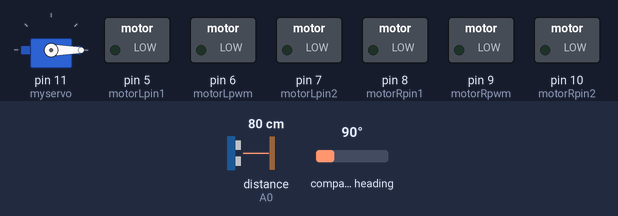
The sketch below on a simulated Arduino Uno, built with avr-gcc and run on an emulated ATmega328P. Parts: servo, switched loads named in the sketch (green lamp = pin HIGH). Wiring (inferred from the names in the program): HMC5883L compass at I2C address 0x1E. Inputs (shaded band) come from the test bench; at power-on: distance to the obstacle (sensor on A0) 80 cm, compass heading 90°. The echo pulse lasts 58.3 µs per cm; what the sketch prints to the serial monitor is not drawn.

Above: at 0.1 s.
At 1.8 s:
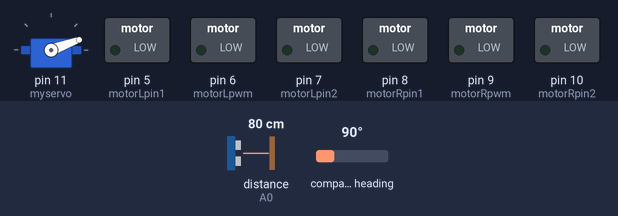
At 4.3 s:
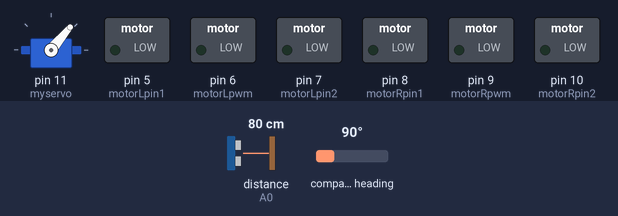
At 8.6 s:
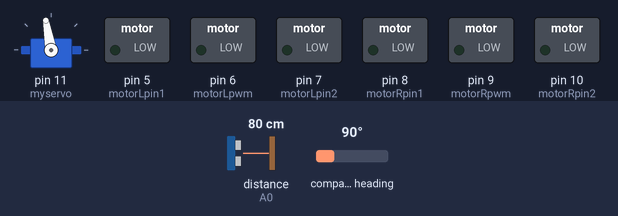
At 12.9 s:
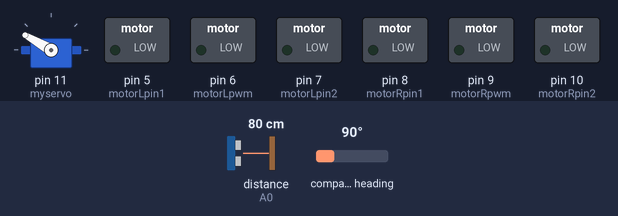
At 16.6 s:
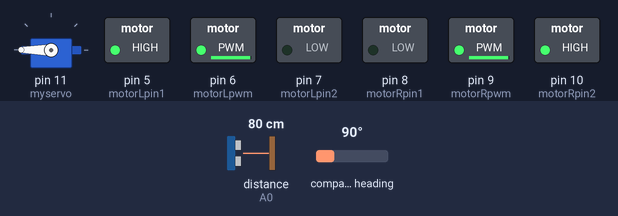
Timing chart, 0 to 18.1 s (numbered marks = the images above):
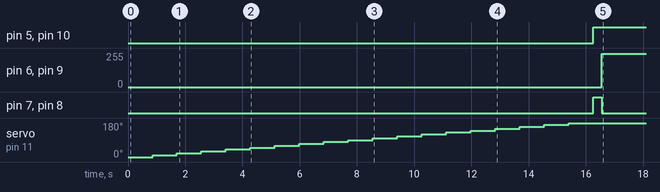

The sketch:

Part_B.ino
```cpp
#include <NewPing.h>
#include <Servo.h>
Servo myservo;
int pos = 0;
int Distance=0;
int Angle=0;

#define TRIGGER_PIN  A1
#define ECHO_PIN     A0
#define MAX_DISTANCE 200
NewPing sonar(TRIGGER_PIN, ECHO_PIN, MAX_DISTANCE);

int motorLpin1=5;
int motorLpin2=7;
int motorRpin1=8;
int motorRpin2=10;
int motorLpwm=6;
int motorRpwm=9;
int motorSpeed=250;

const int hmc5883Address = 0x1E; //0011110b, I2C 7bit address for compass
const byte hmc5883ModeRegister = 0x02;
const byte hmcContinuousMode = 0x00;
const byte hmcDataOutputXMSBAddress = 0x03;

int x,y,z; //triple axis data from HMC5883L.
#include "I2Cdev.h"
#include "Wire.h"
#include "MPU6050.h"
MPU6050 accelgyro;
int currentReading, lastReading;
int readCompass();

int initialorient , currentorient, alreadyroatated, angleorient;

void setup() {

  myservo.attach(11);// attaches the servo on pin 9 to the servo object
  Serial.begin(9600);

  Serial.begin(9600);
   pinMode(motorLpin1,OUTPUT);
  pinMode(motorLpin2,OUTPUT);
  pinMode(motorRpin1,OUTPUT);
  pinMode(motorRpin2,OUTPUT);
  pinMode(motorLpwm,OUTPUT);
  pinMode(motorRpwm,OUTPUT);

  Wire.begin();
  accelgyro.initialize();
  accelgyro.setI2CBypassEnabled(true);
   Wire.beginTransmission(hmc5883Address);  //Begin communication with compass
    Wire.write(hmc5883ModeRegister);  //select the mode register
    Wire.write(hmcContinuousMode); //continuous measurement mode
    Wire.endTransmission();
}

void loop() {

//Rotate and calculate Distance and Angle of pole
 int pos = 0;
 for (pos = 0; pos <= 180; pos += 10)
 {
   myservo.write(pos);
   Serial.print(pos);
   delay(50);
   unsigned int uS = sonar.ping();
   Serial.print("  ");  Serial.println(" cm");
   Serial.print(uS / US_ROUNDTRIP_CM);
   if ( (uS / US_ROUNDTRIP_CM)<=150) {
    Angle=pos;
    Distance= uS / US_ROUNDTRIP_CM;
    }
    delay(800);
 }

  angleorient=(90-Angle);
  stoprobot();  delay(300);
  initialorient= readCompass();


if( angleorient>0){
     currentorient=readCompass();
     if(initialorient >= (360-angleorient)){
         currentorient=readCompass();
         while(abs(initialorient-currentorient)<abs(365-initialorient))  {
            rotateanticlock();
            alreadyroatated=abs(initialorient-currentorient);
            delay(20);
            currentorient=readCompass();
          }
          stoprobot();    delay(300);
          currentorient=readCompass();
          while(abs(currentorient)<abs(angleorient-alreadyroatated-5)){
             rotateanticlock();
             currentorient=readCompass();
          }
     }
     else {
          while(abs(initialorient-currentorient)<angleorient){
          rotateanticlock(); delay(20);
          currentorient=readCompass();
          }
     }
  }


if( angleorient<0){
    currentorient=readCompass();
    if(initialorient > abs(angleorient)){
          while(abs(initialorient-currentorient)<abs(angleorient)){
              rotateclock(); delay(20);
              currentorient=readCompass();
          }
     }
     else {
         currentorient=readCompass(); initialorient=readCompass();
         while(abs(initialorient-currentorient)<abs(initialorient+5)) {
              rotateclock();       delay(20);
              alreadyroatated=abs(initialorient-currentorient);
              currentorient=readCompass();
        }
         stoprobot();    delay(100);
         currentorient=readCompass();
         initialorient=readCompass();
         while(abs(initialorient-currentorient)-5<abs(abs(angleorient)-alreadyroatated)){
               rotateclock(); delay(20);
               currentorient=readCompass();
         }
     }
 }


 else{
  moveforward();
 }

  while(Distance>5)
  {
  moveforward();
  delay(50);
  }

}


  int readCompass()
{
   Wire.beginTransmission(hmc5883Address);
    Wire.write(hmcDataOutputXMSBAddress);  //Select register 3, X MSB register
    Wire.endTransmission();

    //Read data from each axis of the Digital Compass
    Wire.requestFrom(hmc5883Address,6);
    if(6<=Wire.available())
    {
      x = Wire.read()<<8; //X msb
      x |= Wire.read();   //X lsb
      z = Wire.read()<<8; //Z msb
      z |= Wire.read();   //Z lsb
      y = Wire.read()<<8; //Y msb
      y |= Wire.read();   //Y lsb
    }
    int heading = atan2(-y,x)/M_PI*180;
  if(heading < 0)
    heading += 360;
  if(heading > 360)
    heading -= 360;
return heading;
}


void moveforward()
{
  analogWrite(motorLpwm,motorSpeed);
   analogWrite(motorRpwm,motorSpeed);
  digitalWrite(motorLpin1,1);
  digitalWrite(motorLpin2,0);
  digitalWrite(motorRpin1,1);
  digitalWrite(motorRpin2,0);
}

void rotateclock(){
 analogWrite(motorLpwm,motorSpeed);
  analogWrite(motorRpwm,motorSpeed);
  digitalWrite(motorLpin1,1);
  digitalWrite(motorLpin2,0);
  digitalWrite(motorRpin1,0);
  digitalWrite(motorRpin2,1);
}

void rotateanticlock(){
  analogWrite(motorLpwm,motorSpeed);
 analogWrite(motorRpwm,motorSpeed);
 digitalWrite(motorLpin1,0);
  digitalWrite(motorLpin2,1);
  digitalWrite(motorRpin1,1);
 digitalWrite(motorRpin2,0);
}

void stoprobot(){
analogWrite(motorLpwm,0);
  analogWrite(motorRpwm,0);
  digitalWrite(motorLpin1,1);
  digitalWrite(motorLpin2,1);
  digitalWrite(motorRpin1,1);
  digitalWrite(motorRpin2,1);
}
```

Measured:
- by itself, pin 5 (motorLpin1), pin 10 (motorRpin2): LOW → HIGH at 16.3 s
- by itself, pin 6 (motorLpwm), pin 9 (motorRpwm): 0/255 → 250/255 at 16.6 s
- by itself, pin 7 (motorLpin2), pin 8 (motorRpin1): LOW → HIGH at 16.3 s, → LOW 0.30 s later
- by itself, servo on pin 11 (myservo): moves from 0° to 180° over 14.5 s
